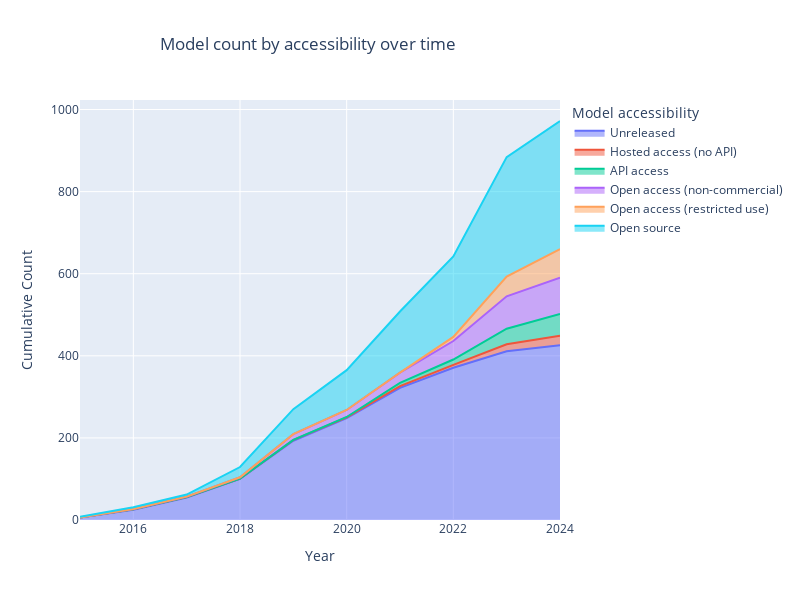

Notebook source saved alongside this figure:
### Code cell
# Get counts of all models by year and model accessibility
# Only include 2015 and later because older models are rare
access_counts = access_df.loc[access_df['Year'] >= 2015].groupby(['Year', 'Model accessibility']).size().reset_index(name='Count')

cumulative_access_counts = get_cumulative_counts(access_counts)

# Cumulative area chart
fig = px.area(cumulative_access_counts, x='Year', y='Cumulative for status', color='Model accessibility', line_group='Model accessibility',
              labels={'Cumulative for status': 'Cumulative Count', 'Year': 'Year'},
              title='Model count by accessibility over time')

fig.update_layout(
    autosize=False,
    width=800,
    height=600,
    title_x=0.2,
)

# save_plot(fig, results_dir, f'cumulative_model_count_by_accessibility')

fig.show()

### Figure 1 — Plotly figure (JSON) as saved in the notebook; plotly's stock layout.template omitted (floating-point values rounded to 4 significant figures)
{"data": [{"fillpattern": {"shape": ""}, "hovertemplate": "Model accessibility=Unreleased<br>Year=%{x}<br>Cumulative Count=%{y}<extra></extra>", "legendgroup": "Unreleased", "line": {"color": "#636efa"}, "marker": {"symbol": "circle"}, "mode": "lines", "name": "Unreleased", "orientation": "v", "showlegend": true, "stackgroup": "1", "type": "scatter", "x": [2015, 2016, 2017, 2018, 2019, 2020, 2021, 2022, 2023, 2024], "xaxis": "x", "y": [6, 25, 55, 100, 193, 248, 322, 371, 411, 426], "yaxis": "y"}, {"fillpattern": {"shape": ""}, "hovertemplate": "Model accessibility=Hosted access (no API)<br>Year=%{x}<br>Cumulative Count=%{y}<extra></extra>", "legendgroup": "Hosted access (no API)", "line": {"color": "#EF553B"}, "marker": {"symbol": "circle"}, "mode": "lines", "name": "Hosted access (no API)", "orientation": "v", "showlegend": true, "stackgroup": "1", "type": "scatter", "x": [2015, 2016, 2017, 2018, 2019, 2020, 2021, 2022, 2023, 2024], "xaxis": "x", "y": [0, 1, 1, 1, 2, 2, 4, 7, 17, 23], "yaxis": "y"}, {"fillpattern": {"shape": ""}, "hovertemplate": "Model accessibility=API access<br>Year=%{x}<br>Cumulative Count=%{y}<extra></extra>", "legendgroup": "API access", "line": {"color": "#00cc96"}, "marker": {"symbol": "circle"}, "mode": "lines", "name": "API access", "orientation": "v", "showlegend": true, "stackgroup": "1", "type": "scatter", "x": [2015, 2016, 2017, 2018, 2019, 2020, 2021, 2022, 2023, 2024], "xaxis": "x", "y": [0, 0, 0, 0, 0, 1, 8, 13, 38, 53], "yaxis": "y"}, {"fillpattern": {"shape": ""}, "hovertemplate": "Model accessibility=Open access (non-commercial)<br>Year=%{x}<br>Cumulative Count=%{y}<extra></extra>", "legendgroup": "Open access (non-commercial)", "line": {"color": "#ab63fa"}, "marker": {"symbol": "circle"}, "mode": "lines", "name": "Open access (non-commercial)", "orientation": "v", "showlegend": true, "stackgroup": "1", "type": "scatter", "x": [2015, 2016, 2017, 2018, 2019, 2020, 2021, 2022, 2023, 2024], "xaxis": "x", "y": [0, 1, 1, 3, 14, 17, 25, 45, 79, 88], "yaxis": "y"}, {"fillpattern": {"shape": ""}, "hovertemplate": "Model accessibility=Open access (restricted use)<br>Year=%{x}<br>Cumulative Count=%{y}<extra></extra>", "legendgroup": "Open access (restricted use)", "line": {"color": "#FFA15A"}, "marker": {"symbol": "circle"}, "mode": "lines", "name": "Open access (restricted use)", "orientation": "v", "showlegend": true, "stackgroup": "1", "type": "scatter", "x": [2015, 2016, 2017, 2018, 2019, 2020, 2021, 2022, 2023, 2024], "xaxis": "x", "y": [0, 0, 0, 0, 0, 0, 0, 10, 48, 70], "yaxis": "y"}, {"fillpattern": {"shape": ""}, "hovertemplate": "Model accessibility=Open source<br>Year=%{x}<br>Cumulative Count=%{y}<extra></extra>", "legendgroup": "Open source", "line": {"color": "#19d3f3"}, "marker": {"symbol": "circle"}, "mode": "lines", "name": "Open source", "orientation": "v", "showlegend": true, "stackgroup": "1", "type": "scatter", "x": [2015, 2016, 2017, 2018, 2019, 2020, 2021, 2022, 2023, 2024], "xaxis": "x", "y": [2, 4, 5, 25, 61, 97, 149, 196, 291, 312], "yaxis": "y"}], "layout": {"autosize": false, "height": 600, "legend": {"title": {"text": "Model accessibility"}, "tracegroupgap": 0}, "title": {"text": "Model count by accessibility over time", "x": 0.2}, "width": 800, "xaxis": {"anchor": "y", "domain": [0, 1], "title": {"text": "Year"}}, "yaxis": {"anchor": "x", "domain": [0, 1], "title": {"text": "Cumulative Count"}}}}
